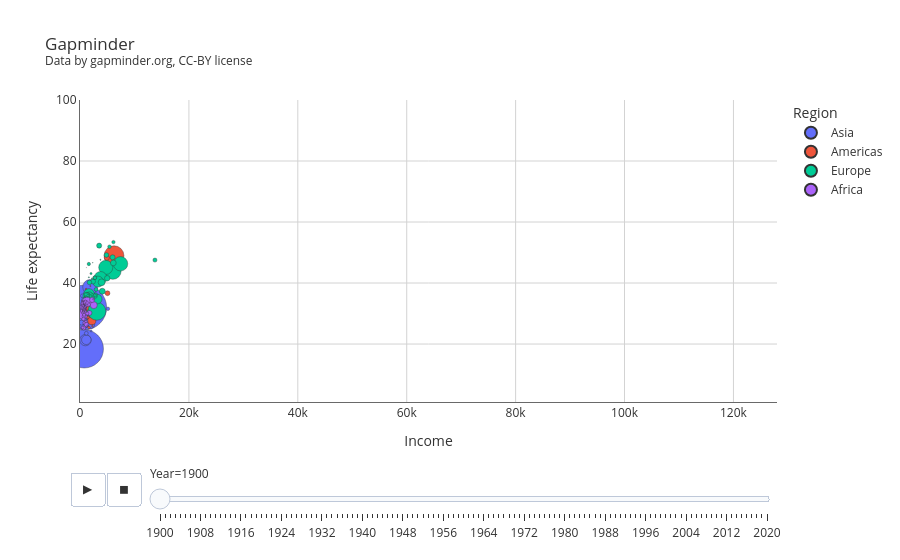

The notebook cell this image was saved under:
### Markdown cell above
## Add animation

### Step 1 — Basic animation

The cell below runs, but it shows all years overlaid on top of each other instead of animating. `px.scatter` can build the animation for you almost for free — two arguments do the work:

- `animation_frame` — the column whose values become the *frames* of the animation (one frame per unique value).
- `animation_group` — the column that identifies the *same entity across frames*, so Plotly knows which bubble is which when it transitions between frames.

**TODO:** fill in the two blanks below so the chart animates over time, with one bubble per country.

### Code cell
fig = px.scatter(
    df.query('Year >= 1800'),
    x='Income',
    range_x=[0, 128000],
    y='Life expectancy',
    range_y=[1, 100],
    color='Region',
    size='Population',
    hover_name='Country',
    size_max=60,
    title='Gapminder<br><sup>Data by gapminder.org, CC-BY license</sup>',
    # TODO: which column should each frame of the animation correspond to?
    animation_frame='Year',
    # TODO: which column identifies the same entity (one bubble) across frames?
    animation_group='Country',
    hover_data={
        'Region':False,
        'Income':False,
        'Life expectancy':False,
        'Population':False,
        'Year':False,
    }
)

fig.update_traces(marker=marker_dict)

fig.update_layout(layout_dict)

fig.update_xaxes(axes_dict)
fig.update_yaxes(axes_dict)

fig.show()
